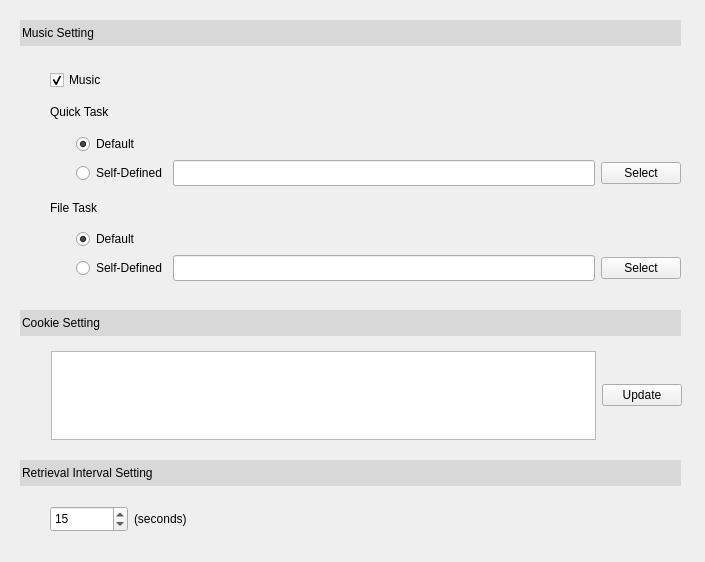
<?xml version="1.0" encoding="UTF-8"?>
<ui version="4.0">
 <class>SettingDialog</class>
 <widget class="QDialog" name="SettingDialog">
  <property name="geometry">
   <rect>
    <x>0</x>
    <y>0</y>
    <width>705</width>
    <height>562</height>
   </rect>
  </property>
  <property name="windowTitle">
   <string>Settings</string>
  </property>
  <widget class="QLineEdit" name="lineEdit">
   <property name="geometry">
    <rect>
     <x>20</x>
     <y>20</y>
     <width>661</width>
     <height>26</height>
    </rect>
   </property>
   <property name="focusPolicy">
    <enum>Qt::NoFocus</enum>
   </property>
   <property name="autoFillBackground">
    <bool>false</bool>
   </property>
   <property name="styleSheet">
    <string notr="true">background-color: rgb(216, 216, 216);
font: 75 10pt &quot;Times New Roman&quot;;</string>
   </property>
   <property name="text">
    <string>Music Setting</string>
   </property>
   <property name="frame">
    <bool>false</bool>
   </property>
   <property name="readOnly">
    <bool>true</bool>
   </property>
  </widget>
  <widget class="QWidget" name="layoutWidget">
   <property name="geometry">
    <rect>
     <x>50</x>
     <y>70</y>
     <width>631</width>
     <height>211</height>
    </rect>
   </property>
   <layout class="QGridLayout" name="gridLayout">
    <item row="0" column="0" colspan="2">
     <widget class="QCheckBox" name="musicSwitch">
      <property name="text">
       <string>Music</string>
      </property>
      <property name="checked">
       <bool>true</bool>
      </property>
      <property name="tristate">
       <bool>false</bool>
      </property>
     </widget>
    </item>
    <item row="1" column="0" colspan="2">
     <widget class="QLabel" name="label">
      <property name="layoutDirection">
       <enum>Qt::LeftToRight</enum>
      </property>
      <property name="text">
       <string>Quick Task</string>
      </property>
     </widget>
    </item>
    <item row="2" column="0">
     <spacer name="horizontalSpacer">
      <property name="orientation">
       <enum>Qt::Horizontal</enum>
      </property>
      <property name="sizeType">
       <enum>QSizePolicy::Fixed</enum>
      </property>
      <property name="sizeHint" stdset="0">
       <size>
        <width>20</width>
        <height>20</height>
       </size>
      </property>
     </spacer>
    </item>
    <item row="2" column="1">
     <widget class="QRadioButton" name="defaultQuickTaskMusicButton">
      <property name="text">
       <string>Default</string>
      </property>
      <property name="checked">
       <bool>true</bool>
      </property>
      <attribute name="buttonGroup">
       <string notr="true">buttonGroup</string>
      </attribute>
     </widget>
    </item>
    <item row="3" column="0">
     <spacer name="horizontalSpacer_2">
      <property name="orientation">
       <enum>Qt::Horizontal</enum>
      </property>
      <property name="sizeType">
       <enum>QSizePolicy::Fixed</enum>
      </property>
      <property name="sizeHint" stdset="0">
       <size>
        <width>20</width>
        <height>20</height>
       </size>
      </property>
     </spacer>
    </item>
    <item row="3" column="1">
     <widget class="QRadioButton" name="selfQuickTaskMusicButton">
      <property name="text">
       <string>Self-Defined</string>
      </property>
      <property name="checked">
       <bool>false</bool>
      </property>
      <attribute name="buttonGroup">
       <string notr="true">buttonGroup</string>
      </attribute>
     </widget>
    </item>
    <item row="3" column="2">
     <widget class="QLineEdit" name="selfQuickTaskMusicLineEdit">
      <property name="enabled">
       <bool>true</bool>
      </property>
      <property name="minimumSize">
       <size>
        <width>0</width>
        <height>26</height>
       </size>
      </property>
     </widget>
    </item>
    <item row="5" column="0">
     <spacer name="horizontalSpacer_3">
      <property name="orientation">
       <enum>Qt::Horizontal</enum>
      </property>
      <property name="sizeType">
       <enum>QSizePolicy::Fixed</enum>
      </property>
      <property name="sizeHint" stdset="0">
       <size>
        <width>20</width>
        <height>20</height>
       </size>
      </property>
     </spacer>
    </item>
    <item row="4" column="0" colspan="2">
     <widget class="QLabel" name="label_2">
      <property name="text">
       <string>File Task</string>
      </property>
     </widget>
    </item>
    <item row="6" column="0">
     <spacer name="horizontalSpacer_4">
      <property name="orientation">
       <enum>Qt::Horizontal</enum>
      </property>
      <property name="sizeType">
       <enum>QSizePolicy::Fixed</enum>
      </property>
      <property name="sizeHint" stdset="0">
       <size>
        <width>20</width>
        <height>20</height>
       </size>
      </property>
     </spacer>
    </item>
    <item row="5" column="1">
     <widget class="QRadioButton" name="defaultFileTaskMusicButton">
      <property name="text">
       <string>Default</string>
      </property>
      <property name="checked">
       <bool>true</bool>
      </property>
      <attribute name="buttonGroup">
       <string notr="true">buttonGroup_2</string>
      </attribute>
     </widget>
    </item>
    <item row="3" column="3">
     <widget class="QPushButton" name="selectQuickTaskMusicButton">
      <property name="enabled">
       <bool>true</bool>
      </property>
      <property name="focusPolicy">
       <enum>Qt::NoFocus</enum>
      </property>
      <property name="text">
       <string>Select</string>
      </property>
      <property name="checkable">
       <bool>false</bool>
      </property>
     </widget>
    </item>
    <item row="6" column="2">
     <widget class="QLineEdit" name="selfFileTaskMusicLineEdit">
      <property name="enabled">
       <bool>true</bool>
      </property>
      <property name="minimumSize">
       <size>
        <width>0</width>
        <height>26</height>
       </size>
      </property>
     </widget>
    </item>
    <item row="6" column="1">
     <widget class="QRadioButton" name="selfFileTaskMusicButton">
      <property name="text">
       <string>Self-Defined</string>
      </property>
      <property name="checked">
       <bool>false</bool>
      </property>
      <attribute name="buttonGroup">
       <string notr="true">buttonGroup_2</string>
      </attribute>
     </widget>
    </item>
    <item row="6" column="3">
     <widget class="QPushButton" name="selectFileTaskMusicButton">
      <property name="enabled">
       <bool>true</bool>
      </property>
      <property name="focusPolicy">
       <enum>Qt::NoFocus</enum>
      </property>
      <property name="text">
       <string>Select</string>
      </property>
     </widget>
    </item>
   </layout>
  </widget>
  <widget class="QLineEdit" name="lineEdit_2">
   <property name="geometry">
    <rect>
     <x>20</x>
     <y>310</y>
     <width>661</width>
     <height>26</height>
    </rect>
   </property>
   <property name="focusPolicy">
    <enum>Qt::NoFocus</enum>
   </property>
   <property name="autoFillBackground">
    <bool>false</bool>
   </property>
   <property name="styleSheet">
    <string notr="true">background-color: rgb(216, 216, 216);
font: 75 10pt &quot;Times New Roman&quot;;</string>
   </property>
   <property name="text">
    <string>Cookie Setting</string>
   </property>
   <property name="frame">
    <bool>false</bool>
   </property>
   <property name="readOnly">
    <bool>true</bool>
   </property>
  </widget>
  <widget class="QLineEdit" name="lineEdit_3">
   <property name="geometry">
    <rect>
     <x>20</x>
     <y>460</y>
     <width>661</width>
     <height>26</height>
    </rect>
   </property>
   <property name="focusPolicy">
    <enum>Qt::NoFocus</enum>
   </property>
   <property name="autoFillBackground">
    <bool>false</bool>
   </property>
   <property name="styleSheet">
    <string notr="true">background-color: rgb(216, 216, 216);
font: 75 10pt &quot;Times New Roman&quot;;</string>
   </property>
   <property name="text">
    <string>Retrieval Interval Setting</string>
   </property>
   <property name="frame">
    <bool>false</bool>
   </property>
   <property name="readOnly">
    <bool>true</bool>
   </property>
  </widget>
  <widget class="QWidget" name="">
   <property name="geometry">
    <rect>
     <x>51</x>
     <y>351</y>
     <width>631</width>
     <height>89</height>
    </rect>
   </property>
   <layout class="QGridLayout" name="gridLayout_2">
    <property name="sizeConstraint">
     <enum>QLayout::SetDefaultConstraint</enum>
    </property>
    <item row="0" column="0">
     <widget class="QTextEdit" name="cookieTextEdit">
      <property name="lineWrapMode">
       <enum>QTextEdit::WidgetWidth</enum>
      </property>
      <property name="acceptRichText">
       <bool>false</bool>
      </property>
     </widget>
    </item>
    <item row="0" column="1">
     <widget class="QPushButton" name="updateCookieButton">
      <property name="focusPolicy">
       <enum>Qt::NoFocus</enum>
      </property>
      <property name="text">
       <string>Update</string>
      </property>
     </widget>
    </item>
   </layout>
  </widget>
  <widget class="QWidget" name="">
   <property name="geometry">
    <rect>
     <x>50</x>
     <y>499</y>
     <width>161</width>
     <height>41</height>
    </rect>
   </property>
   <layout class="QGridLayout" name="gridLayout_3">
    <item row="0" column="0">
     <widget class="QSpinBox" name="retrievalIntervalSpinBox">
      <property name="minimumSize">
       <size>
        <width>0</width>
        <height>26</height>
       </size>
      </property>
      <property name="minimum">
       <number>10</number>
      </property>
      <property name="value">
       <number>15</number>
      </property>
     </widget>
    </item>
    <item row="0" column="1">
     <widget class="QLabel" name="label_3">
      <property name="text">
       <string>(seconds)</string>
      </property>
     </widget>
    </item>
   </layout>
  </widget>
 </widget>
 <resources/>
 <connections>
  <connection>
   <sender>musicSwitch</sender>
   <signal>toggled(bool)</signal>
   <receiver>label</receiver>
   <slot>setEnabled(bool)</slot>
   <hints>
    <hint type="sourcelabel">
     <x>84</x>
     <y>80</y>
    </hint>
    <hint type="destinationlabel">
     <x>91</x>
     <y>111</y>
    </hint>
   </hints>
  </connection>
  <connection>
   <sender>musicSwitch</sender>
   <signal>toggled(bool)</signal>
   <receiver>label_2</receiver>
   <slot>setEnabled(bool)</slot>
   <hints>
    <hint type="sourcelabel">
     <x>70</x>
     <y>81</y>
    </hint>
    <hint type="destinationlabel">
     <x>92</x>
     <y>210</y>
    </hint>
   </hints>
  </connection>
  <connection>
   <sender>musicSwitch</sender>
   <signal>toggled(bool)</signal>
   <receiver>selfQuickTaskMusicLineEdit</receiver>
   <slot>setEnabled(bool)</slot>
   <hints>
    <hint type="sourcelabel">
     <x>176</x>
     <y>80</y>
    </hint>
    <hint type="destinationlabel">
     <x>248</x>
     <y>166</y>
    </hint>
   </hints>
  </connection>
  <connection>
   <sender>musicSwitch</sender>
   <signal>toggled(bool)</signal>
   <receiver>selfQuickTaskMusicButton</receiver>
   <slot>setEnabled(bool)</slot>
   <hints>
    <hint type="sourcelabel">
     <x>163</x>
     <y>80</y>
    </hint>
    <hint type="destinationlabel">
     <x>191</x>
     <y>167</y>
    </hint>
   </hints>
  </connection>
  <connection>
   <sender>musicSwitch</sender>
   <signal>toggled(bool)</signal>
   <receiver>defaultQuickTaskMusicButton</receiver>
   <slot>setEnabled(bool)</slot>
   <hints>
    <hint type="sourcelabel">
     <x>148</x>
     <y>85</y>
    </hint>
    <hint type="destinationlabel">
     <x>139</x>
     <y>148</y>
    </hint>
   </hints>
  </connection>
  <connection>
   <sender>musicSwitch</sender>
   <signal>toggled(bool)</signal>
   <receiver>selectQuickTaskMusicButton</receiver>
   <slot>setEnabled(bool)</slot>
   <hints>
    <hint type="sourcelabel">
     <x>155</x>
     <y>82</y>
    </hint>
    <hint type="destinationlabel">
     <x>622</x>
     <y>184</y>
    </hint>
   </hints>
  </connection>
  <connection>
   <sender>musicSwitch</sender>
   <signal>toggled(bool)</signal>
   <receiver>defaultFileTaskMusicButton</receiver>
   <slot>setEnabled(bool)</slot>
   <hints>
    <hint type="sourcelabel">
     <x>118</x>
     <y>80</y>
    </hint>
    <hint type="destinationlabel">
     <x>105</x>
     <y>240</y>
    </hint>
   </hints>
  </connection>
  <connection>
   <sender>musicSwitch</sender>
   <signal>toggled(bool)</signal>
   <receiver>selfFileTaskMusicLineEdit</receiver>
   <slot>setEnabled(bool)</slot>
   <hints>
    <hint type="sourcelabel">
     <x>60</x>
     <y>77</y>
    </hint>
    <hint type="destinationlabel">
     <x>269</x>
     <y>262</y>
    </hint>
   </hints>
  </connection>
  <connection>
   <sender>musicSwitch</sender>
   <signal>toggled(bool)</signal>
   <receiver>selfFileTaskMusicButton</receiver>
   <slot>setEnabled(bool)</slot>
   <hints>
    <hint type="sourcelabel">
     <x>73</x>
     <y>80</y>
    </hint>
    <hint type="destinationlabel">
     <x>125</x>
     <y>265</y>
    </hint>
   </hints>
  </connection>
  <connection>
   <sender>musicSwitch</sender>
   <signal>toggled(bool)</signal>
   <receiver>selectFileTaskMusicButton</receiver>
   <slot>setEnabled(bool)</slot>
   <hints>
    <hint type="sourcelabel">
     <x>120</x>
     <y>84</y>
    </hint>
    <hint type="destinationlabel">
     <x>615</x>
     <y>268</y>
    </hint>
   </hints>
  </connection>
 </connections>
 <buttongroups>
  <buttongroup name="buttonGroup"/>
  <buttongroup name="buttonGroup_2"/>
 </buttongroups>
</ui>
